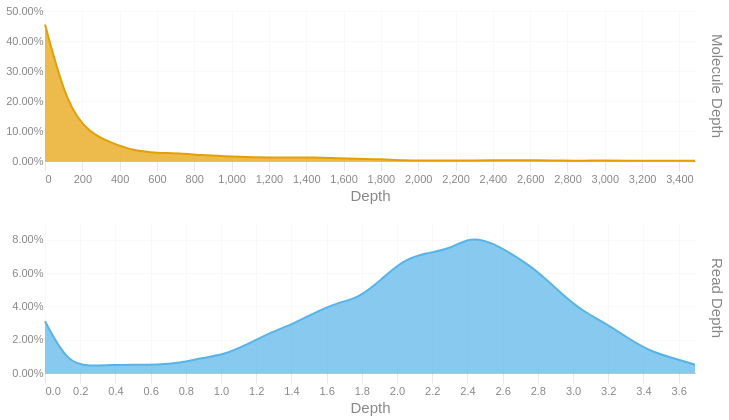

This figure's notebook cell:
### Code cell
readdep = depth_hist(tb['Read Depth'], q99, 3)
readdep = readdep.with_columns(pl.lit('Read Depth').alias('Metric'))
if not SKIPLR:
    moldep = depth_hist(tb['Molecule Depth'], mol_q99, 1)
    moldep = moldep.with_columns(pl.lit('Molecule Depth').alias('Metric'))
    _hist = pl.concat([readdep, moldep])
    _hist = _hist.filter(pl.col('Proportion') != 0)
    with SafeRender(_hist):
        (
            alt.Chart(_hist)        
            .mark_area(interpolate = "basis")
            .encode(
                x=alt.X('Bin:Q').scale(domainMin=0).axis(alt.Axis(title='Depth')),
                y = alt.Y('Proportion:Q', title = None).axis(format = '.2%'),
                color = alt.Color('Metric:N').legend(None),
                row = alt.Row("Metric:N").header(title = None, labelOrient = 'right'),
                tooltip = [
                    alt.Tooltip("Metric:N", title = "Metric"),
                    alt.Tooltip('Interval:N', title = "Depth Interval"),
                    alt.Tooltip('Proportion:Q', title = "% Alignments").format('.2%')
                ]
            )
            .resolve_scale(x='independent', y='independent')
            .properties(
                height = 150, width = 650,
                usermeta={'embedOptions': {'downloadFileName': f'{samplename}.depth.hist'}}
            )
        ).display()
else:
    readdep = readdep.filter(pl.col('Proportion') != 0)
    with SafeRender(readdep):
        (
            alt.Chart(readdep)        
            .mark_area(interpolate = "basis")
            .encode(
                x=alt.X('Bin:Q').scale(domainMin=0).axis(alt.Axis(title='Depth')),
                y = alt.Y('Proportion:Q', title = None).axis(format = '.2%'),
                tooltip = [
                    alt.Tooltip('Interval:N', title = "Depth Interval"),
                    alt.Tooltip('Proportion:Q', title = "% Alignments").format('.2%')
                ]
            )
            .properties(
                usermeta={'embedOptions': {'downloadFileName': f'{samplename}.depth.hist'}}
            )
        ).display()

### Figure 1 — Vega-Lite specification as saved in the notebook (floating-point values rounded to 4 significant figures)
{"width": 650, "height": 150, "config": {"title": {"anchor": "start", "dy": -15, "fontSize": 18, "color": "#888888", "subtitleColor": "#888888", "subtitleFontSize": 14}, "arc": {"fill": "#0072B2"}, "axis": {"domainColor": "#888888", "domainWidth": 0.5, "gridWidth": 0.2, "grid": false, "titleFontWeight": 400, "titleFontSize": 15, "labelFontSize": 11, "labelColor": "#888888", "tickColor": "#888888", "tickWidth": 0.2, "titleColor": "#888888"}, "axisBand": {"grid": false}, "axisX": {"grid": true, "tickSize": 10, "domainCap": "round"}, "axisY": {"domain": false, "grid": true, "tickSize": 0, "domainCap": "round"}, "background": "transparent", "header": {"labelFontSize": 15, "labelColor": "#888888", "titleFontSize": 15, "titleFontWeight": 600, "titleColor": "#888888"}, "legend": {"labelFont": "sans-serif", "labelFontSize": 12, "labelColor": "#888888", "symbolSize": 100, "symbolType": "circle", "titleFontSize": 12, "titlePadding": 10, "titleColor": "#888888", "title": null}, "range": {"category": ["#E69F00", "#56B4E9", "#009E73", "#F0E442", "#0072B2", "#D55E00", "#CC79A7", "#000000"], "diverging": ["#cfe8f3", "#a2d4ec", "#73bfe2", "#46abdb", "#1696d2", "#12719e"]}, "area": {"fill": "#0072B2", "fillOpacity": 0.7, "line": true, "strokeOpacity": 0.7}, "line": {"color": "#0072B2", "stroke": "#0072B2", "strokeWidth": 2}, "trail": {"color": "#0072B2", "stroke": "#0072B2", "strokeWidth": 0, "size": 1}, "point": {"filled": true, "fillOpacity": 1.0, "size": 95}, "text": {"color": "#888888", "fontSize": 11, "align": "right", "fontWeight": 400, "size": 11}, "bar": {"fill": "#0072B2", "stroke": null}, "view": {"stroke": null, "continuousWidth": 660, "continuousHeight": 400}}, "data": {"name": "data-94297dab382aebe26c981b91f3c9b6f6"}, "mark": {"type": "area", "interpolate": "basis"}, "encoding": {"color": {"field": "Metric", "legend": null, "type": "nominal"}, "row": {"field": "Metric", "header": {"title": null, "labelOrient": "right"}, "type": "nominal"}, "tooltip": [{"field": "Metric", "title": "Metric", "type": "nominal"}, {"field": "Interval", "title": "Depth Interval", "type": "nominal"}, {"field": "Proportion", "format": ".2%", "title": "% Alignments", "type": "quantitative"}], "x": {"axis": {"title": "Depth"}, "field": "Bin", "scale": {"domainMin": 0}, "type": "quantitative"}, "y": {"axis": {"format": ".2%"}, "field": "Proportion", "title": null, "type": "quantitative"}}, "resolve": {"scale": {"x": "independent", "y": "independent"}}, "usermeta": {"embedOptions": {"downloadFileName": "S3_Cooper_1787.depth.hist"}}, "$schema": "https://vega.github.io/schema/vega-lite/v6.1.0.json", "datasets": {"data-94297dab382aebe26c981b91f3c9b6f6": [{"Bin": 0.0, "Interval": "0.0-0.127", "Proportion": 0.031, "Metric": "Read Depth"}, {"Bin": 0.127, "Interval": "0.127-0.255", "Proportion": 0.006, "Metric": "Read Depth"}, {"Bin": 0.255, "Interval": "0.255-0.382", "Proportion": 0.004, "Metric": "Read Depth"}, {"Bin": 0.382, "Interval": "0.382-0.509", "Proportion": 0.005, "Metric": "Read Depth"}, {"Bin": 0.509, "Interval": "0.509-0.637", "Proportion": 0.005, "Metric": "Read Depth"}, {"Bin": 0.637, "Interval": "0.637-0.764", "Proportion": 0.005, "Metric": "Read Depth"}, {"Bin": 0.764, "Interval": "0.764-0.891", "Proportion": 0.006, "Metric": "Read Depth"}, {"Bin": 0.891, "Interval": "0.891-1.019", "Proportion": 0.009, "Metric": "Read Depth"}, {"Bin": 1.019, "Interval": "1.019-1.146", "Proportion": 0.011, "Metric": "Read Depth"}, {"Bin": 1.146, "Interval": "1.146-1.273", "Proportion": 0.017, "Metric": "Read Depth"}, {"Bin": 1.273, "Interval": "1.273-1.401", "Proportion": 0.024, "Metric": "Read Depth"}, {"Bin": 1.401, "Interval": "1.401-1.528", "Proportion": 0.029, "Metric": "Read Depth"}, {"Bin": 1.528, "Interval": "1.528-1.655", "Proportion": 0.036, "Metric": "Read Depth"}, {"Bin": 1.655, "Interval": "1.655-1.783", "Proportion": 0.042, "Metric": "Read Depth"}, {"Bin": 1.783, "Interval": "1.783-1.91", "Proportion": 0.045, "Metric": "Read Depth"}, {"Bin": 1.91, "Interval": "1.91-2.037", "Proportion": 0.056, "Metric": "Read Depth"}, {"Bin": 2.037, "Interval": "2.037-2.165", "Proportion": 0.068, "Metric": "Read Depth"}, {"Bin": 2.165, "Interval": "2.165-2.292", "Proportion": 0.072, "Metric": "Read Depth"}, {"Bin": 2.292, "Interval": "2.292-2.419", "Proportion": 0.074, "Metric": "Read Depth"}, {"Bin": 2.419, "Interval": "2.419-2.547", "Proportion": 0.082, "Metric": "Read Depth"}, {"Bin": 2.547, "Interval": "2.547-2.674", "Proportion": 0.078, "Metric": "Read Depth"}, {"Bin": 2.674, "Interval": "2.674-2.801", "Proportion": 0.07, "Metric": "Read Depth"}, {"Bin": 2.801, "Interval": "2.801-2.929", "Proportion": 0.061, "Metric": "Read Depth"}, {"Bin": 2.929, "Interval": "2.929-3.056", "Proportion": 0.048, "Metric": "Read Depth"}, {"Bin": 3.056, "Interval": "3.056-3.183", "Proportion": 0.037, "Metric": "Read Depth"}, {"Bin": 3.183, "Interval": "3.183-3.311", "Proportion": 0.03, "Metric": "Read Depth"}, {"Bin": 3.311, "Interval": "3.311-3.438", "Proportion": 0.021, "Metric": "Read Depth"}, {"Bin": 3.438, "Interval": "3.438-3.565", "Proportion": 0.013, "Metric": "Read Depth"}, {"Bin": 3.565, "Interval": "3.565-3.693", "Proportion": 0.009, "Metric": "Read Depth"}, {"Bin": 3.693, "Interval": "3.693-3.82", "Proportion": 0.005, "Metric": "Read Depth"}, {"Bin": 0.0, "Interval": "0.0-120.1", "Proportion": 0.455, "Metric": "Molecule Depth"}, {"Bin": 120.1, "Interval": "120.1-240.2", "Proportion": 0.18, "Metric": "Molecule Depth"}, {"Bin": 240.2, "Interval": "240.2-360.3", "Proportion": 0.093, "Metric": "Molecule Depth"}, {"Bin": 360.3, "Interval": "360.3-480.5", "Proportion": 0.059, "Metric": "Molecule Depth"}, {"Bin": 480.5, "Interval": "480.5-600.6", "Proportion": 0.033, "Metric": "Molecule Depth"}, {"Bin": 600.6, "Interval": "600.6-720.7", "Proportion": 0.027, "Metric": "Molecule Depth"}, {"Bin": 720.7, "Interval": "720.7-840.8", "Proportion": 0.026, "Metric": "Molecule Depth"}, {"Bin": 840.8, "Interval": "840.8-960.9", "Proportion": 0.019, "Metric": "Molecule Depth"}, {"Bin": 960.9, "Interval": "960.9-1081.0", "Proportion": 0.016, "Metric": "Molecule Depth"}, {"Bin": 1081.0, "Interval": "1081.0-1201.1", "Proportion": 0.013, "Metric": "Molecule Depth"}, {"Bin": 1201.0, "Interval": "1201.1-1321.3", "Proportion": 0.012, "Metric": "Molecule Depth"}, {"Bin": 1321.0, "Interval": "1321.3-1441.4", "Proportion": 0.011, "Metric": "Molecule Depth"}, {"Bin": 1441.0, "Interval": "1441.4-1561.5", "Proportion": 0.012, "Metric": "Molecule Depth"}, {"Bin": 1562.0, "Interval": "1561.5-1681.6", "Proportion": 0.009, "Metric": "Molecule Depth"}, {"Bin": 1682.0, "Interval": "1681.6-1801.7", "Proportion": 0.007, "Metric": "Molecule Depth"}, {"Bin": 1802.0, "Interval": "1801.7-1921.8", "Proportion": 0.006, "Metric": "Molecule Depth"}, {"Bin": 1922.0, "Interval": "1921.8-2041.9", "Proportion": 0.002, "Metric": "Molecule Depth"}, {"Bin": 2042.0, "Interval": "2041.9-2162.1", "Proportion": 0.002, "Metric": "Molecule Depth"}, {"Bin": 2162.0, "Interval": "2162.1-2282.2", "Proportion": 0.001, "Metric": "Molecule Depth"}, {"Bin": 2282.0, "Interval": "2282.2-2402.3", "Proportion": 0.002, "Metric": "Molecule Depth"}, {"Bin": 2402.0, "Interval": "2402.3-2522.4", "Proportion": 0.003, "Metric": "Molecule Depth"}, {"Bin": 2522.0, "Interval": "2522.4-2642.5", "Proportion": 0.002, "Metric": "Molecule Depth"}, {"Bin": 2642.0, "Interval": "2642.5-2762.6", "Proportion": 0.003, "Metric": "Molecule Depth"}, {"Bin": 2763.0, "Interval": "2762.6-2882.7", "Proportion": 0.001, "Metric": "Molecule Depth"}, {"Bin": 2883.0, "Interval": "2882.7-3002.9", "Proportion": 0.001, "Metric": "Molecule Depth"}, {"Bin": 3003.0, "Interval": "3002.9-3123.0", "Proportion": 0.002, "Metric": "Molecule Depth"}, {"Bin": 3123.0, "Interval": "3123.0-3243.1", "Proportion": 0.001, "Metric": "Molecule Depth"}, {"Bin": 3243.0, "Interval": "3243.1-3363.2", "Proportion": 0.001, "Metric": "Molecule Depth"}, {"Bin": 3363.0, "Interval": "3363.2-3483.3", "Proportion": 0.001, "Metric": "Molecule Depth"}, {"Bin": 3483.0, "Interval": "3483.3-3603.43", "Proportion": 0.001, "Metric": "Molecule Depth"}]}}
